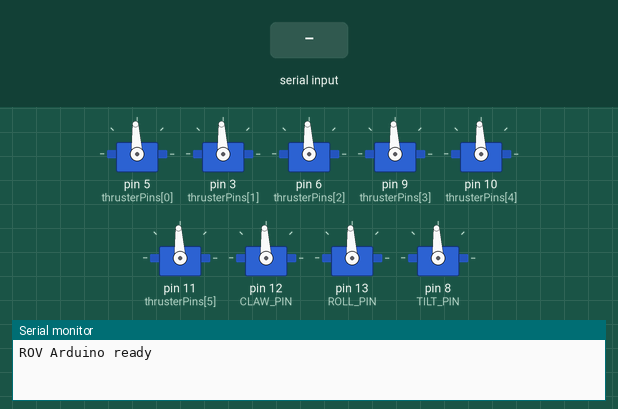
Bench run of a sketch on a simulated Arduino Uno, built with avr-gcc and run on an emulated ATmega328P. On the bench: 9 × servo, the last lines printed to the serial monitor. The test bench sets the inputs (shaded band).

Above: at 1.2 s.
1.3 s: "THR 1\n" received over Serial
At 1.6 s:
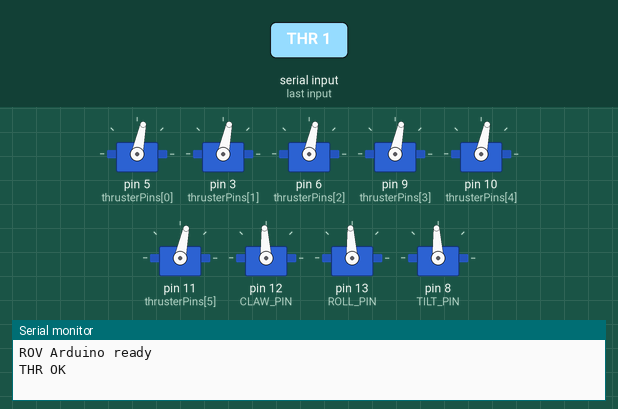
Timing chart, 0 to 4.3 s (numbered marks = the images above; inputs shaded):
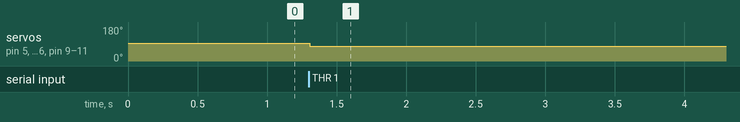

The sketch:

arduino_main.ino
```cpp
#include <Servo.h>

const int NUM_THRUSTERS = 6;

const int thrusterPins[NUM_THRUSTERS] = {5, 3, 6, 9, 10, 11};

Servo thrusters[NUM_THRUSTERS];

const int NEUTRAL_PWM = 1500;
const int MIN_PWM     = 1350;
const int MAX_PWM     = 1650;

const int CLAW_PIN = 12;
const int ROLL_PIN = 13;
const int TILT_PIN = 8;

const int SERVO_MIN = 900;
const int SERVO_MAX = 2100;

Servo clawServo;
Servo rollServo;
Servo tiltServo;

String inputString   = "";
bool   stringComplete = false;

void setup() {
  Serial.begin(9600);

  for (int i = 0; i < NUM_THRUSTERS; i++) {
    thrusters[i].attach(thrusterPins[i]);
    thrusters[i].writeMicroseconds(NEUTRAL_PWM);
  }

  clawServo.attach(CLAW_PIN);
  rollServo.attach(ROLL_PIN);
  tiltServo.attach(TILT_PIN);

  int mid = map(90, 0, 180, SERVO_MIN, SERVO_MAX);
  clawServo.writeMicroseconds(mid);
  rollServo.writeMicroseconds(mid);
  tiltServo.writeMicroseconds(mid);

  inputString.reserve(100);
  Serial.println("ROV Arduino ready");
}

void loop() {
  if (stringComplete) {
    processCommand(inputString);
    inputString    = "";
    stringComplete = false;
  }
}

void serialEvent() {
  while (Serial.available()) {
    char inChar = (char)Serial.read();
    if (inChar == '\n') {
      stringComplete = true;
    } else {
      inputString += inChar;
    }
  }
}

void processCommand(String command) {
  command.trim();

  if (command.startsWith("THR")) {
    int pwm[NUM_THRUSTERS];
    int lastIndex = 3;

    for (int i = 0; i < NUM_THRUSTERS; i++) {
      int nextSpace = command.indexOf(' ', lastIndex + 1);
      String token  = (i < NUM_THRUSTERS - 1)
                        ? command.substring(lastIndex + 1, nextSpace)
                        : command.substring(lastIndex + 1);
      pwm[i]    = constrain(token.toInt(), MIN_PWM, MAX_PWM);
      lastIndex = nextSpace;
    }

    for (int i = 0; i < NUM_THRUSTERS; i++) {
      thrusters[i].writeMicroseconds(pwm[i]);
    }
    Serial.println("THR OK");
    return;
  }

  int colonIndex = command.indexOf(':');
  if (colonIndex == -1) return;

  String name  = command.substring(0, colonIndex);
  int    angle = constrain(command.substring(colonIndex + 1).toInt(), 0, 180);
  int    us    = map(angle, 0, 180, SERVO_MIN, SERVO_MAX);

  if (name == "claw") {
    clawServo.writeMicroseconds(us);
    Serial.println("claw OK");
  } else if (name == "roll") {
    rollServo.writeMicroseconds(us);
    Serial.println("roll OK");
  } else if (name == "tilt") {
    tiltServo.writeMicroseconds(us);
    Serial.println("tilt OK");
  }
}
```

Measured:
- after the input at 1.3 s, servo on pin 5 (thrusterPins[0]), servo on pin 3 (thrusterPins[1]), servo on pin 6 (thrusterPins[2]), servo on pin 9 (thrusterPins[3]), servo on pin 10 (thrusterPins[4]), servo on pin 11 (thrusterPins[5]): 93° → 78° at once
